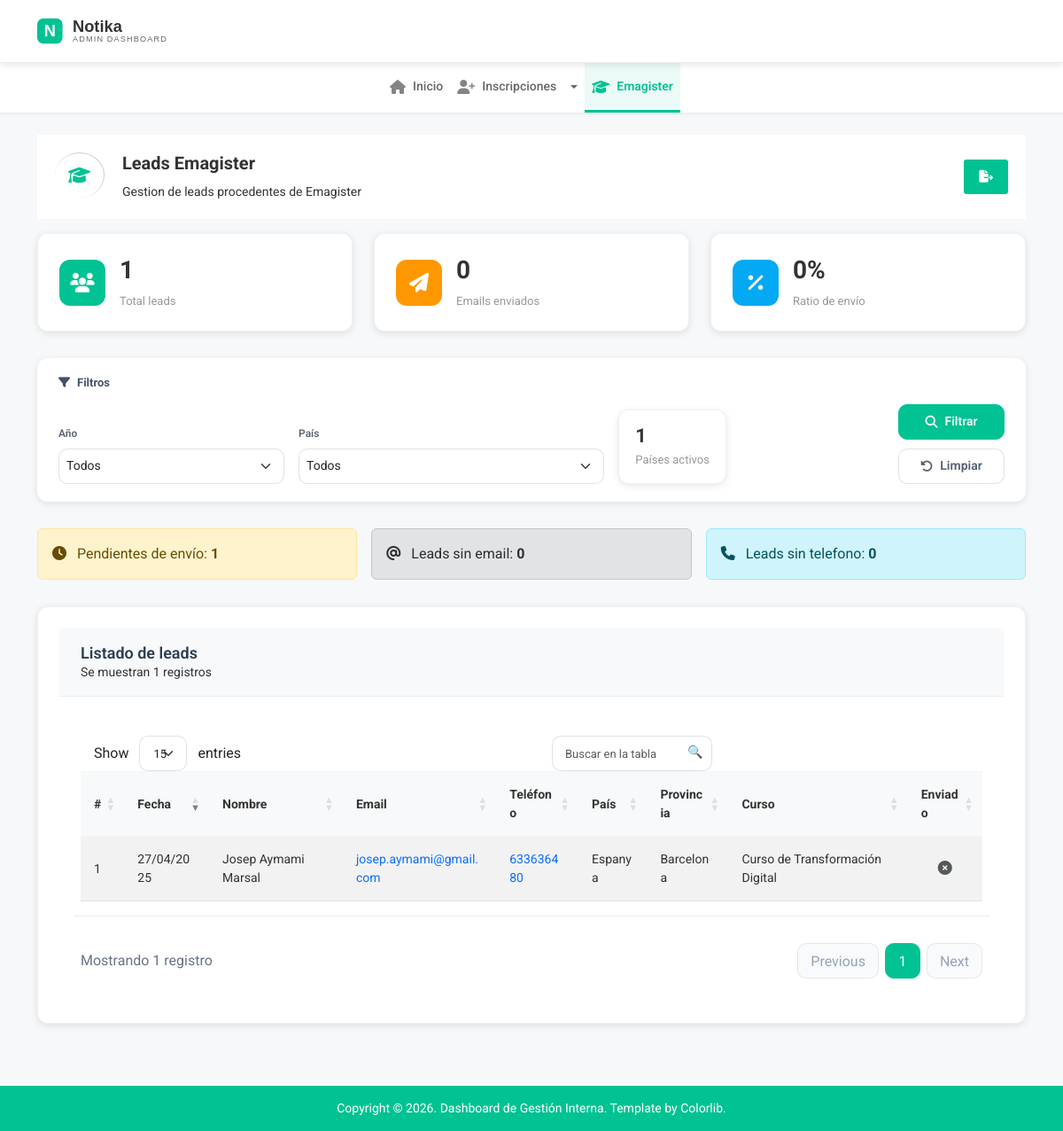
Screenshot of /DASHBOARD_EMPRESA/emagister.php with the database file from the repository.
### tables this page shows
CREATE TABLE `emagister` (
  `id` int NOT NULL,
  `fecha` date NOT NULL,
  `nombre` varchar(100) DEFAULT NULL,
  `apellidos` varchar(100) DEFAULT NULL,
  `email` varchar(100) DEFAULT NULL,
  `telefono` varchar(20) DEFAULT NULL,
  `pais` varchar(50) DEFAULT NULL,
  `provincia` varchar(50) DEFAULT NULL,
  `curso` int DEFAULT NULL,
  `email_enviado` tinyint(1) DEFAULT '0'
);

### DASHBOARD_EMPRESA/emagister.php (the view, shortened to what this page needs)
<?php
require_once __DIR__ . '/config/conexion.php';
$baseFrom = "FROM emagister e
LEFT JOIN seminarios_elearnings s ON s.id = e.curso";
$where = [];
$params = [];
$whereSql = $where ? 'WHERE ' . implode(' AND ', $where) : '';
$sqlTotal = "SELECT COUNT(*) {$baseFrom} {$whereSql}";
$stmt = $pdo->prepare($sqlTotal);
$stmt->execute($params);
$total_leads = (int) $stmt->fetchColumn();
$sqlEnviados = "SELECT COUNT(*) {$baseFrom}";
$whereEnviados = array_merge($where, ['e.email_enviado = 1']);
if ($whereEnviados) {
    $sqlEnviados .= ' WHERE ' . implode(' AND ', $whereEnviados);
}
$stmt = $pdo->prepare($sqlEnviados);
$stmt->execute($params);
$emails_enviados = (int) $stmt->fetchColumn();
$pendientes_envio = max($total_leads - $emails_enviados, 0);
$ratio_contacto = $total_leads > 0 ? round(($emails_enviados / $total_leads) * 100, 1) : 0.0;
$sqlTabla = "SELECT
    e.id,
    e.fecha,
    e.nombre,
    e.apellidos,
    e.email,
    e.telefono,
    e.pais,
    e.provincia,
    e.email_enviado,
    e.curso,
    COALESCE(NULLIF(TRIM(s.titulo), ''), CONCAT('Curso #', e.curso)) AS curso_mostrado
{$baseFrom}
{$whereSql}
ORDER BY e.fecha DESC, e.id DESC";
$stmt = $pdo->prepare($sqlTabla);
$stmt->execute($params);
$leads = $stmt->fetchAll();
function fetch_emagister_count(PDO $pdo, string $select, string $fromSql, array $where, array $params): int
{
    $sql = "SELECT {$select} {$fromSql}";
    if ($where) {
        $sql .= ' WHERE ' . implode(' AND ', $where);
    }
    $stmt = $pdo->prepare($sql);
    $stmt->execute($params);
    return (int) $stmt->fetchColumn();
}
$sin_email = fetch_emagister_count(
    $pdo,
    'COUNT(*)',
    $baseFrom,
    array_merge($where, ["NULLIF(TRIM(COALESCE(e.email, '')), '') IS NULL"]),
    $params
);
$sin_telefono = fetch_emagister_count(
    $pdo,
    'COUNT(*)',
    $baseFrom,
    array_merge($where, ["NULLIF(TRIM(COALESCE(e.telefono, '')), '') IS NULL"]),
    $params
);
$paises_activos = fetch_emagister_count(
    $pdo,
    'COUNT(DISTINCT e.pais)',
    $baseFrom,
    array_merge($where, ["TRIM(COALESCE(e.pais, '')) <> ''"]),
    $params
);
$breadcrumb_buttons = '<button class="btn btn-sm" data-bs-toggle="tooltip" title="Exportar datos" onclick="exportarCSV()"><i class="fa-solid fa-file-export"></i></button>';
require_once __DIR__ . '/includes/header.php';
?>
    <link href="https://cdn.datatables.net/1.13.8/css/dataTables.bootstrap5.min.css" rel="stylesheet">
    <link href="https://cdn.datatables.net/responsive/2.5.0/css/responsive.bootstrap5.min.css" rel="stylesheet">
    <div class="notika-status-area" style="margin-top: 30px;">
        <div class="container">
            <div class="row g-4">
                <div class="col-lg-4 col-md-6 col-sm-6 col-12">
                    <div class="kpi-card d-flex align-items-center gap-3">
                        <div class="kpi-icon bg-primary-green">
                            <i class="fa-solid fa-users"></i>
                        </div>
                        <div>
                            <h2><?= number_format($total_leads, 0, ',', '.') ?></h2>
                            <p>Total leads</p>
                        </div>
                    </div>
                </div>
                <div class="col-lg-4 col-md-6 col-sm-6 col-12">
                    <div class="kpi-card d-flex align-items-center gap-3">
                        <div class="kpi-icon bg-warning-orange">
                            <i class="fa-solid fa-paper-plane"></i>
                        </div>
                        <div>
                            <h2><?= number_format($emails_enviados, 0, ',', '.') ?></h2>
                            <p>Emails enviados</p>
                        </div>
                    </div>
                </div>
                <div class="col-lg-4 col-md-6 col-sm-6 col-12">
                    <div class="kpi-card d-flex align-items-center gap-3">
                        <div class="kpi-icon bg-info-blue">
                            <i class="fa-solid fa-percent"></i>
                        </div>
                        <div>
                            <h2><?= htmlspecialchars((string) $ratio_contacto, ENT_QUOTES, 'UTF-8') ?>%</h2>
                            <p>Ratio de env&iacute;o</p>
                        </div>
                    </div>
                </div>
            </div>
        </div>
    </div>
    <div class="container" style="margin-top: 30px;">
        <div class="filter-section">
            <h6 class="mb-3"><i class="fa-solid fa-filter me-2"></i>Filtros</h6>
            <form method="GET" action="emagister.php" id="formFiltros">
                <div class="row g-3 align-items-end filter-form-row">
                    <div class="col-lg-3 col-md-4 col-sm-6 col-12">
                        <div class="filter-field">
                            <label for="filtroAnio" class="form-label">A&ntilde;o</label>
                            <select name="anio" id="filtroAnio" class="form-select form-select-sm">
                                <option value="">Todos</option>
                            </select>
                        </div>
                    </div>
                    <div class="col-lg-4 col-md-4 col-sm-6 col-12">
                        <div class="filter-field">
                            <label for="filtroPais" class="form-label">Pa&iacute;s</label>
                            <select name="pais" id="filtroPais" class="form-select form-select-sm">
                                <option value="">Todos</option>
                            </select>
                        </div>
                    </div>
                    <div class="col-lg-3 col-md-4 col-sm-6 col-12">
                        <div class="kpi-card h-100" style="padding:16px 18px;">
                            <h2 style="font-size:22px;"><?= number_format($paises_activos, 0, ',', '.') ?></h2>
                            <p style="margin-top:4px;">Pa&iacute;ses activos</p>
                        </div>
                    </div>
                    <div class="col-lg-2 col-md-12 col-sm-6 col-12">
                        <div class="filter-actions">
                            <button type="submit" class="btn btn-filter-primary">
                                <i class="fa-solid fa-magnifying-glass"></i> Filtrar
                            </button>
                            <a href="emagister.php" class="btn btn-filter-secondary">
                                <i class="fa-solid fa-rotate-left"></i> Limpiar
                            </a>
                        </div>
                    </div>
                </div>
            </form>
        </div>
    </div>
    <div class="container" style="margin-bottom: 30px;">
        <div class="row g-3">
            <div class="col-lg-4 col-md-6 col-12">
                <div class="alert alert-warning mb-0" role="alert">
                    <i class="fa-solid fa-clock me-2"></i>
                    Pendientes de env&iacute;o: <strong><?= $pendientes_envio ?></strong>
                </div>
            </div>
            <div class="col-lg-4 col-md-6 col-12">
                <div class="alert alert-secondary mb-0" role="alert">
                    <i class="fa-solid fa-at me-2"></i>
                    Leads sin email: <strong><?= $sin_email ?></strong>
                </div>
            </div>
            <div class="col-lg-4 col-md-6 col-12">
                <div class="alert alert-info mb-0" role="alert">
                    <i class="fa-solid fa-phone me-2"></i>
                    Leads sin telefono: <strong><?= $sin_telefono ?></strong>
                </div>
            </div>
        </div>
    </div>
    <div class="data-table-area">
        <div class="container">
            <div class="row">
                <div class="col-lg-12">
                    <div class="recent-post-wrapper notika-shadow" style="padding: 24px; margin-bottom: 30px;">
                        <div class="recent-post-title">
                            <h2>Listado de leads</h2>
                            <p>Se muestran <?= count($leads) ?> registros</p>
                        </div>
                        <div class="recent-post-items" style="margin-top: 20px;">
                            <div class="dashboard-table-shell">
                                <table id="tablaEmagister" class="table table-striped table-hover align-middle" style="width:100%">
                                    <thead class="table-light">
                                        <tr>
                                            <th>#</th>
                                            <th>Fecha</th>
                                            <th>Nombre</th>
                                            <th>Email</th>
                                            <th>Tel&eacute;fono</th>
                                            <th>Pa&iacute;s</th>
                                            <th>Provincia</th>
                                            <th>Curso</th>
                                            <th>Enviado</th>
                                        </tr>
                                    </thead>
                                    <tbody>
                                    <?php foreach ($leads as $row): ?>
                                        <?php $fullName = trim(($row['nombre'] ?? '') . ' ' . ($row['apellidos'] ?? '')); ?>
                                        <tr>
                                            <td><?= (int) $row['id'] ?></td>
                                            <td><?= htmlspecialchars(date('d/m/Y', strtotime($row['fecha'])), ENT_QUOTES, 'UTF-8') ?></td>
                                            <td><?= htmlspecialchars($fullName !== '' ? $fullName : 'Sin nombre', ENT_QUOTES, 'UTF-8') ?></td>
                                            <td>
                                                <?php if (!empty($row['email'])): ?>
                                                    <a href="mailto:<?= htmlspecialchars($row['email'], ENT_QUOTES, 'UTF-8') ?>">
                                                        <?= htmlspecialchars($row['email'], ENT_QUOTES, 'UTF-8') ?>
                                                    </a>
                                                <?php else: ?>
                                                    <span class="text-muted">-</span>
                                                <?php endif; ?>
                                            </td>
                                            <td>
                                                <?php if (!empty($row['telefono'])): ?>
                                                    <a href="tel:<?= htmlspecialchars($row['telefono'], ENT_QUOTES, 'UTF-8') ?>">
                                                        <?= htmlspecialchars($row['telefono'], ENT_QUOTES, 'UTF-8') ?>
                                                    </a>
                                                <?php else: ?>
                                                    <span class="text-muted">-</span>
                                                <?php endif; ?>
                                            </td>
                                            <td><?= htmlspecialchars($row['pais'] ?? '-', ENT_QUOTES, 'UTF-8') ?></td>
                                            <td><?= htmlspecialchars($row['provincia'] ?? '-', ENT_QUOTES, 'UTF-8') ?></td>
                                            <td><?= htmlspecialchars($row['curso_mostrado'], ENT_QUOTES, 'UTF-8') ?></td>
                                            <td class="text-center">
                                                <?php if ((int) $row['email_enviado'] === 1): ?>
                                                    <i class="fa-solid fa-circle-check text-success badge-enviado" title="Enviado"></i>
                                                <?php else: ?>
                                                    <i class="fa-solid fa-circle-xmark text-muted badge-enviado" title="Pendiente"></i>
                                                <?php endif; ?>
                                            </td>
                                        </tr>
                                    <?php endforeach; ?>
                                    </tbody>
                                </table>
                            </div>
                        </div>
                    </div>
                </div>
            </div>
        </div>
    </div>
<?php
require_once __DIR__ . '/includes/footer.php';
?>

### rows the page displays
emagister: id "1", fecha "27/04/2025", nombre+apellidos "Josep Aymami Marsal", email "josep.aymami@gmail.com", telefono "633636480", pais "Espanya", provincia "Barcelona", curso_mostrado "Curso de Transformación Digital", email_enviado 0 (drawn)

### other values shown
$breadcrumb_title "Leads Emagister"
$breadcrumb_desc "Gestion de leads procedentes de Emagister"
$total_leads "1"
$emails_enviados "0"
$ratio_contacto "0"
$paises_activos "1"
$pendientes_envio "1"
$sin_email "0"
$sin_telefono "0"
count($leads) "1"
